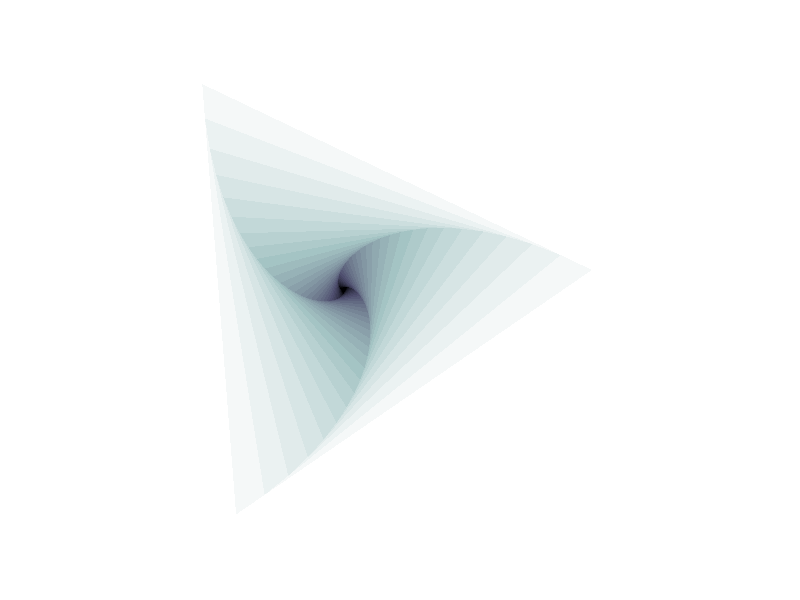

Source code (MATLAB):
function spiralTriangle3
%spiral triangle
t=linspace(0,2*pi,4); %points for triangle
len=1;
[x,y]=pol2cart(t,1);
% rotation of inner triangle, less value better the spiral effect.
theta=pi/40;
% angle between sides of triangle
phi=pi/3;
nSquare=35;
colormap = flipud(bone(nSquare));

for n=1:nSquare
    patch(len*x,len*y,'r','facecolor',colormap(n,:),'edgecolor','none');
    len=len*cos(phi)/cos(phi-theta);
    [x,y]=trans2d(x,y,0,0,theta); %rotate by theta
end
axis equal off
end

function [xx,yy]=trans2d(x,y,tx,ty,phi)
xx=x.*cos(phi)-y.*sin(phi)+tx;
yy=x.*sin(phi)+y.*cos(phi)+ty;
end
